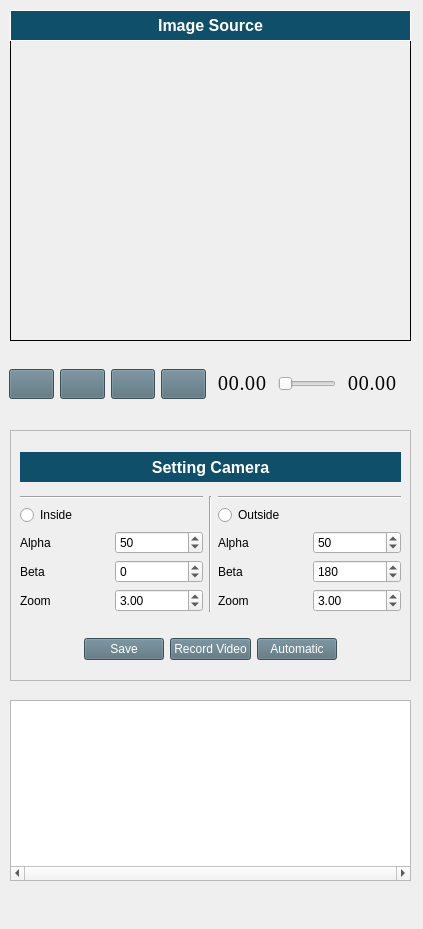
          <widget class="QWidget" name="scrollAreaWidgetContents_4">
           <property name="geometry">
            <rect>
             <x>0</x>
             <y>0</y>
             <width>423</width>
             <height>929</height>
            </rect>
           </property>
           <widget class="QLabel" name="wind_image_source">
            <property name="geometry">
             <rect>
              <x>10</x>
              <y>40</y>
              <width>401</width>
              <height>301</height>
             </rect>
            </property>
            <property name="frameShape">
             <enum>QFrame::Panel</enum>
            </property>
            <property name="text">
             <string/>
            </property>
           </widget>
           <widget class="QLabel" name="label_3">
            <property name="geometry">
             <rect>
              <x>10</x>
              <y>10</y>
              <width>401</width>
              <height>31</height>
             </rect>
            </property>
            <property name="font">
             <font>
              <pointsize>12</pointsize>
              <weight>75</weight>
              <bold>true</bold>
             </font>
            </property>
            <property name="styleSheet">
             <string notr="true">color: rgb(255, 255, 255);
background-color: #104F6A; </string>
            </property>
            <property name="frameShape">
             <enum>QFrame::Panel</enum>
            </property>
            <property name="text">
             <string>Image Source</string>
            </property>
            <property name="alignment">
             <set>Qt::AlignCenter</set>
            </property>
           </widget>
           <widget class="QFrame" name="frame_setting_camera">
            <property name="geometry">
             <rect>
              <x>10</x>
              <y>430</y>
              <width>401</width>
              <height>251</height>
             </rect>
            </property>
            <property name="maximumSize">
             <size>
              <width>490</width>
              <height>16777215</height>
             </size>
            </property>
            <property name="frameShape">
             <enum>QFrame::StyledPanel</enum>
            </property>
            <property name="frameShadow">
             <enum>QFrame::Raised</enum>
            </property>
            <layout class="QVBoxLayout" name="verticalLayout_9">
             <item>
              <widget class="QLabel" name="label_18">
               <property name="minimumSize">
                <size>
                 <width>0</width>
                 <height>30</height>
                </size>
               </property>
               <property name="maximumSize">
                <size>
                 <width>16777215</width>
                 <height>25</height>
                </size>
               </property>
               <property name="font">
                <font>
                 <pointsize>12</pointsize>
                 <weight>75</weight>
                 <bold>true</bold>
                </font>
               </property>
               <property name="styleSheet">
                <string notr="true">color: rgb(255, 255, 255);
background-color: #104F6A; </string>
               </property>
               <property name="text">
                <string>Setting Camera</string>
               </property>
               <property name="alignment">
                <set>Qt::AlignCenter</set>
               </property>
              </widget>
             </item>
             <item>
              <layout class="QHBoxLayout" name="horizontalLayout_6">
               <item>
                <layout class="QVBoxLayout" name="verticalLayout_10">
                 <item>
                  <widget class="Line" name="line_4">
                   <property name="orientation">
                    <enum>Qt::Horizontal</enum>
                   </property>
                  </widget>
                 </item>
                 <item>
                  <widget class="QRadioButton" name="radioButton_inside">
                   <property name="text">
                    <string>Inside</string>
                   </property>
                  </widget>
                 </item>
                 <item>
                  <layout class="QGridLayout" name="gridLayout_3">
                   <item row="0" column="2">
                    <widget class="QSpinBox" name="val_alpha_in">
                     <property name="minimum">
                      <number>-1000</number>
                     </property>
                     <property name="maximum">
                      <number>1000</number>
                     </property>
                     <property name="value">
                      <number>50</number>
                     </property>
                    </widget>
                   </item>
                   <item row="0" column="0">
                    <widget class="QLabel" name="label_20">
                     <property name="text">
                      <string>Alpha</string>
                     </property>
                    </widget>
                   </item>
                   <item row="1" column="0">
                    <widget class="QLabel" name="label_21">
                     <property name="text">
                      <string>Beta</string>
                     </property>
                    </widget>
                   </item>
                   <item row="1" column="2">
                    <widget class="QSpinBox" name="val_beta_in">
                     <property name="minimum">
                      <number>-1000</number>
                     </property>
                     <property name="maximum">
                      <number>1000</number>
                     </property>
                    </widget>
                   </item>
                   <item row="2" column="0">
                    <widget class="QLabel" name="label_22">
                     <property name="text">
                      <string>Zoom</string>
                     </property>
                    </widget>
                   </item>
                   <item row="2" column="2">
                    <widget class="QDoubleSpinBox" name="val_zoom_in">
                     <property name="value">
                      <double>3.000000000000000</double>
                     </property>
                    </widget>
                   </item>
                  </layout>
                 </item>
                </layout>
               </item>
               <item>
                <widget class="Line" name="line_5">
                 <property name="orientation">
                  <enum>Qt::Vertical</enum>
                 </property>
                </widget>
               </item>
               <item>
                <layout class="QVBoxLayout" name="verticalLayout_11">
                 <item>
                  <widget class="Line" name="line_6">
                   <property name="orientation">
                    <enum>Qt::Horizontal</enum>
                   </property>
                  </widget>
                 </item>
                 <item>
                  <widget class="QRadioButton" name="radioButton_outside">
                   <property name="text">
                    <string>Outside</string>
                   </property>
                  </widget>
                 </item>
                 <item>
                  <layout class="QGridLayout" name="gridLayout_4">
                   <item row="1" column="2">
                    <widget class="QSpinBox" name="val_beta_out">
                     <property name="minimum">
                      <number>-1000</number>
                     </property>
                     <property name="maximum">
                      <number>1000</number>
                     </property>
                     <property name="value">
                      <number>180</number>
                     </property>
                    </widget>
                   </item>
                   <item row="2" column="0">
                    <widget class="QLabel" name="label_24">
                     <property name="text">
                      <string>Zoom</string>
                     </property>
                    </widget>
                   </item>
                   <item row="1" column="0">
                    <widget class="QLabel" name="label_25">
                     <property name="text">
                      <string>Beta</string>
                     </property>
                    </widget>
                   </item>
                   <item row="0" column="2">
                    <widget class="QSpinBox" name="val_alpha_out">
                     <property name="minimum">
                      <number>-1000</number>
                     </property>
                     <property name="maximum">
                      <number>1000</number>
                     </property>
                     <property name="value">
                      <number>50</number>
                     </property>
                    </widget>
                   </item>
                   <item row="0" column="0">
                    <widget class="QLabel" name="label_26">
                     <property name="text">
                      <string>Alpha</string>
                     </property>
                    </widget>
                   </item>
                   <item row="2" column="2">
                    <widget class="QDoubleSpinBox" name="val_zoom_out">
                     <property name="value">
                      <double>3.000000000000000</double>
                     </property>
                    </widget>
                   </item>
                  </layout>
                 </item>
                </layout>
               </item>
              </layout>
             </item>
             <item>
              <spacer name="verticalSpacer">
               <property name="orientation">
                <enum>Qt::Vertical</enum>
               </property>
               <property name="sizeType">
                <enum>QSizePolicy::Maximum</enum>
               </property>
               <property name="sizeHint" stdset="0">
                <size>
                 <width>20</width>
                 <height>10</height>
                </size>
               </property>
              </spacer>
             </item>
             <item>
              <layout class="QHBoxLayout" name="horizontalLayout_7">
               <item>
                <spacer name="horizontalSpacer_3">
                 <property name="orientation">
                  <enum>Qt::Horizontal</enum>
                 </property>
                 <property name="sizeHint" stdset="0">
                  <size>
                   <width>40</width>
                   <height>20</height>
                  </size>
                 </property>
                </spacer>
               </item>
               <item>
                <widget class="QPushButton" name="btn_save_setting">
                 <property name="styleSheet">
                  <string notr="true">color: rgb(255, 255, 255);
background-color: rgb(84, 110, 122);
</string>
                 </property>
                 <property name="text">
                  <string>Save</string>
                 </property>
                </widget>
               </item>
               <item>
                <widget class="QPushButton" name="btn_record">
                 <property name="styleSheet">
                  <string notr="true">color: rgb(255, 255, 255);
background-color: rgb(84, 110, 122);
</string>
                 </property>
                 <property name="text">
                  <string>Record Video</string>
                 </property>
                </widget>
               </item>
               <item>
                <widget class="QPushButton" name="btn_automatic">
                 <property name="styleSheet">
                  <string notr="true">color: rgb(255, 255, 255);
background-color: rgb(84, 110, 122);
</string>
                 </property>
                 <property name="text">
                  <string>Automatic</string>
                 </property>
                </widget>
               </item>
               <item>
                <spacer name="horizontalSpacer_2">
                 <property name="orientation">
                  <enum>Qt::Horizontal</enum>
                 </property>
                 <property name="sizeHint" stdset="0">
                  <size>
                   <width>40</width>
                   <height>20</height>
                  </size>
                 </property>
                </spacer>
               </item>
              </layout>
             </item>
            </layout>
           </widget>
           <widget class="QFrame" name="frame_2">
            <property name="geometry">
             <rect>
              <x>0</x>
              <y>360</y>
              <width>411</width>
              <height>48</height>
             </rect>
            </property>
            <property name="font">
             <font>
              <family>DejaVu Serif Condensed</family>
              <pointsize>18</pointsize>
             </font>
            </property>
            <property name="frameShape">
             <enum>QFrame::NoFrame</enum>
            </property>
            <property name="frameShadow">
             <enum>QFrame::Raised</enum>
            </property>
            <layout class="QHBoxLayout" name="horizontalLayout_10">
             <item>
              <widget class="QPushButton" name="btn_prev_video_3">
               <property name="sizePolicy">
                <sizepolicy hsizetype="Minimum" vsizetype="Fixed">
                 <horstretch>0</horstretch>
                 <verstretch>0</verstretch>
                </sizepolicy>
               </property>
               <property name="minimumSize">
                <size>
                 <width>40</width>
                 <height>30</height>
                </size>
               </property>
               <property name="styleSheet">
                <string notr="true">color: rgb(255, 255, 255);
background-color: rgb(84, 110, 122);
</string>
               </property>
               <property name="text">
                <string/>
               </property>
               <property name="icon">
                <iconset>
                 <normaloff>../images/prev.png</normaloff>../images/prev.png</iconset>
               </property>
               <property name="iconSize">
                <size>
                 <width>30</width>
                 <height>30</height>
                </size>
               </property>
               <property name="shortcut">
                <string>Left</string>
               </property>
               <property name="checkable">
                <bool>false</bool>
               </property>
              </widget>
             </item>
             <item>
              <widget class="QPushButton" name="btn_play_pouse_3">
               <property name="sizePolicy">
                <sizepolicy hsizetype="Minimum" vsizetype="Fixed">
                 <horstretch>0</horstretch>
                 <verstretch>0</verstretch>
                </sizepolicy>
               </property>
               <property name="minimumSize">
                <size>
                 <width>40</width>
                 <height>30</height>
                </size>
               </property>
               <property name="styleSheet">
                <string notr="true">color: rgb(255, 255, 255);
background-color: rgb(84, 110, 122);
</string>
               </property>
               <property name="text">
                <string/>
               </property>
               <property name="icon">
                <iconset>
                 <normaloff>../images/play.png</normaloff>../images/play.png</iconset>
               </property>
               <property name="iconSize">
                <size>
                 <width>30</width>
                 <height>30</height>
                </size>
               </property>
               <property name="shortcut">
                <string>Space</string>
               </property>
               <property name="checkable">
                <bool>true</bool>
               </property>
              </widget>
             </item>
             <item>
              <widget class="QPushButton" name="btn_stop_video_3">
               <property name="sizePolicy">
                <sizepolicy hsizetype="Minimum" vsizetype="Fixed">
                 <horstretch>0</horstretch>
                 <verstretch>0</verstretch>
                </sizepolicy>
               </property>
               <property name="minimumSize">
                <size>
                 <width>40</width>
                 <height>30</height>
                </size>
               </property>
               <property name="styleSheet">
                <string notr="true">color: rgb(255, 255, 255);
background-color: rgb(84, 110, 122);
</string>
               </property>
               <property name="text">
                <string/>
               </property>
               <property name="icon">
                <iconset>
                 <normaloff>../images/icon_stop.png</normaloff>../images/icon_stop.png</iconset>
               </property>
               <property name="iconSize">
                <size>
                 <width>30</width>
                 <height>30</height>
                </size>
               </property>
               <property name="shortcut">
                <string>S</string>
               </property>
               <property name="checkable">
                <bool>false</bool>
               </property>
              </widget>
             </item>
             <item>
              <widget class="QPushButton" name="btn_skip_video_3">
               <property name="sizePolicy">
                <sizepolicy hsizetype="Minimum" vsizetype="Fixed">
                 <horstretch>0</horstretch>
                 <verstretch>0</verstretch>
                </sizepolicy>
               </property>
               <property name="minimumSize">
                <size>
                 <width>40</width>
                 <height>30</height>
                </size>
               </property>
               <property name="styleSheet">
                <string notr="true">color: rgb(255, 255, 255);
background-color: rgb(84, 110, 122);
</string>
               </property>
               <property name="text">
                <string/>
               </property>
               <property name="icon">
                <iconset>
                 <normaloff>../images/skip.png</normaloff>../images/skip.png</iconset>
               </property>
               <property name="iconSize">
                <size>
                 <width>30</width>
                 <height>30</height>
                </size>
               </property>
               <property name="shortcut">
                <string>Right</string>
               </property>
               <property name="checkable">
                <bool>false</bool>
               </property>
              </widget>
             </item>
             <item>
              <widget class="QLabel" name="label_time_recent_3">
               <property name="sizePolicy">
                <sizepolicy hsizetype="Preferred" vsizetype="Fixed">
                 <horstretch>0</horstretch>
                 <verstretch>0</verstretch>
                </sizepolicy>
               </property>
               <property name="minimumSize">
                <size>
                 <width>60</width>
                 <height>0</height>
                </size>
               </property>
               <property name="font">
                <font>
                 <family>DejaVu Serif Condensed</family>
                 <pointsize>14</pointsize>
                </font>
               </property>
               <property name="text">
                <string>00.00</string>
               </property>
               <property name="alignment">
                <set>Qt::AlignCenter</set>
               </property>
              </widget>
             </item>
             <item>
              <widget class="QSlider" name="slider_Video_3">
               <property name="sizePolicy">
                <sizepolicy hsizetype="Expanding" vsizetype="Fixed">
                 <horstretch>0</horstretch>
                 <verstretch>0</verstretch>
                </sizepolicy>
               </property>
               <property name="orientation">
                <enum>Qt::Horizontal</enum>
               </property>
              </widget>
             </item>
             <item>
              <widget class="QLabel" name="label_time_end_3">
               <property name="sizePolicy">
                <sizepolicy hsizetype="Preferred" vsizetype="Fixed">
                 <horstretch>0</horstretch>
                 <verstretch>0</verstretch>
                </sizepolicy>
               </property>
               <property name="minimumSize">
                <size>
                 <width>60</width>
                 <height>0</height>
                </size>
               </property>
               <property name="font">
                <font>
                 <family>DejaVu Serif Condensed</family>
                 <pointsize>14</pointsize>
                </font>
               </property>
               <property name="text">
                <string>00.00</string>
               </property>
               <property name="alignment">
                <set>Qt::AlignCenter</set>
               </property>
              </widget>
             </item>
            </layout>
           </widget>
           <widget class="QTableView" name="tableView">
            <property name="geometry">
             <rect>
              <x>10</x>
              <y>700</y>
              <width>401</width>
              <height>181</height>
             </rect>
            </property>
            <property name="frameShape">
             <enum>QFrame::StyledPanel</enum>
            </property>
            <property name="frameShadow">
             <enum>QFrame::Sunken</enum>
            </property>
            <property name="lineWidth">
             <number>0</number>
            </property>
            <property name="midLineWidth">
             <number>0</number>
            </property>
            <property name="verticalScrollBarPolicy">
             <enum>Qt::ScrollBarAlwaysOff</enum>
            </property>
            <property name="horizontalScrollBarPolicy">
             <enum>Qt::ScrollBarAlwaysOn</enum>
            </property>
            <property name="alternatingRowColors">
             <bool>true</bool>
            </property>
            <property name="sortingEnabled">
             <bool>false</bool>
            </property>
            <attribute name="horizontalHeaderCascadingSectionResizes">
             <bool>false</bool>
            </attribute>
           </widget>
          </widget>
